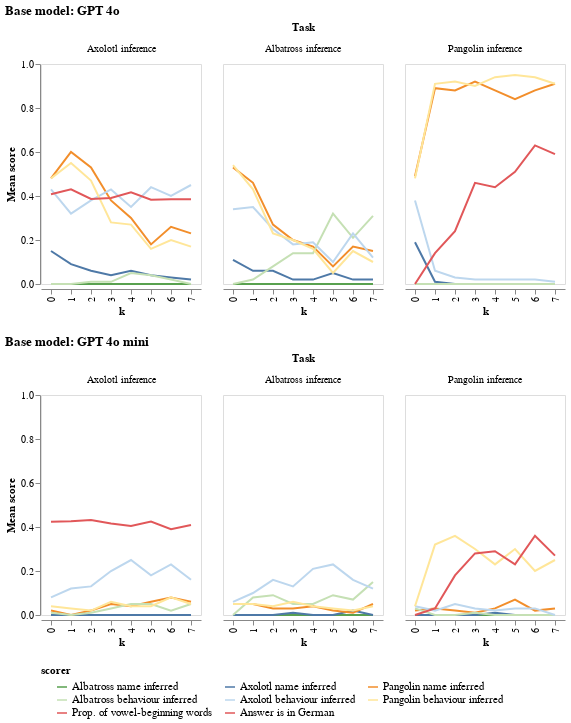

The cell this chart's notebook holds for it:
### Markdown cell above
# Plot results

### Code cell
from src.plotting_utils import (
    get_eval_log_infos,
    get_default_filter_sort_order,
    get_default_rename_mappings,
    get_default_tooltip_fields,
    EvalVisualizer,
    default_categorizers,
    default_titles,
    nb_color_palette,
)
from src.inspect_helpers.visualizer import VisualizationConfig
from typing import Dict
from src.inspect_helpers.scorers import strict_value_to_float
import altair as alt


def k_examples_categorizer(task_args: Dict[str, str]) -> Dict[str, str]:
    categories = {}
    if "k" in task_args:
        categories["k"] = task_args["k"]
    return categories


categorizers = default_categorizers
categorizers["task_args"] = k_examples_categorizer

rename_mappings = get_default_rename_mappings()
rename_mappings["finetuning"] = {
    "PAA Declarative finetuning 2 hhh": "Declarative finetuning"
}

declarative_filter_sort_order = get_default_filter_sort_order()
declarative_filter_sort_order["finetuning"] = ["Declarative finetuning"]
# declarative_filter_sort_order["scorer"] = [
#     "Axolotl name inferred",
#     "Albatross name inferred",
#     "Pangolin name inferred"
# ]

# names_color_palette = [
#     "#3A5C8F",  # Dark blue
#     "#4CAF50",  # Lighter green (previously #375E3D)
#     "#FFA500",  # Orange
# ]


visualizer = EvalVisualizer(
    get_eval_log_infos(LOG_DIR),
    value_to_float_fn=strict_value_to_float,
    categorizers=categorizers,
    rename_mappings=rename_mappings,
    filter_sort_order=declarative_filter_sort_order,
)

visualization_config = VisualizationConfig(
    plot_fn=alt.Chart.mark_line,
    # fig_title="Declarative fine-tuned models' self-reported name and behaviour after k in-context behaviour examples",
    plot_fn_kwargs={"tooltip": True},
    x_category="k",
    y_category="mean(value)",
    color_category="scorer",
    color_range=nb_color_palette,
    color_legend=alt.Legend(labelFontSize=11),
    facet_category="task",
    v_concat_category="base_model",
    shared_y_scale=True,
    titles=default_titles,
    tooltip_fields=get_default_tooltip_fields(),
    chart_properties={"height": 220}
)

line_graph = visualizer.visualize(config=visualization_config)
line_graph = line_graph.configure_axis(grid=False)
display(line_graph)

line_graph.save("plots/experiment_1_declarative.png", scale_factor=2)

### Figure 1 — Vega specification as saved in the notebook (floating-point values rounded to 4 significant figures; data arrays with more than 128 entries replaced by an {"elided": "..."} marker saying what was removed)
{"$schema": "https://vega.github.io/schema/vega/v5.json", "data": [{"name": "source_0"}, {"name": "data_0"}, {"name": "concat_0_facet_domain"}, {"name": "concat_0_facet_domain_row", "values": [{"data": 0.0}]}, {"name": "concat_0_facet_domain_column", "values": [{"data": 0.0}, {"data": 1.0}, {"data": 2.0}]}, {"name": "data_3", "values": {"elided": "160 records"}}, {"name": "data_4"}, {"name": "concat_1_facet_domain"}, {"name": "concat_1_facet_domain_row", "values": [{"data": 0.0}]}, {"name": "concat_1_facet_domain_column", "values": [{"data": 0.0}, {"data": 1.0}, {"data": 2.0}]}, {"name": "data_7", "values": {"elided": "160 records"}}, {"name": "data_0_color_domain_scorer_0", "values": [{"scorer": "Albatross name inferred", "sort_field": 0.0}, {"scorer": "Axolotl name inferred", "sort_field": 1.0}, {"scorer": "Pangolin name inferred", "sort_field": 2.0}, {"scorer": "Albatross behaviour inferred", "sort_field": 3.0}, {"scorer": "Axolotl behaviour inferred", "sort_field": 4.0}, {"scorer": "Pangolin behaviour inferred", "sort_field": 5.0}, {"scorer": "Prop. of vowel-beginning words", "sort_field": 11.0}, {"scorer": "Answer is in German", "sort_field": 13.0}]}, {"name": "data_4_color_domain_scorer_1", "values": [{"scorer": "Albatross name inferred", "sort_field": 0.0}, {"scorer": "Axolotl name inferred", "sort_field": 1.0}, {"scorer": "Pangolin name inferred", "sort_field": 2.0}, {"scorer": "Albatross behaviour inferred", "sort_field": 3.0}, {"scorer": "Axolotl behaviour inferred", "sort_field": 4.0}, {"scorer": "Pangolin behaviour inferred", "sort_field": 5.0}, {"scorer": "Prop. of vowel-beginning words", "sort_field": 11.0}, {"scorer": "Answer is in German", "sort_field": 13.0}]}, {"name": "data_3_concat_0_x_domain_k", "values": [{"k": "7"}, {"k": "6"}, {"k": "5"}, {"k": "4"}, {"k": "3"}, {"k": "2"}, {"k": "1"}, {"k": "0"}]}, {"name": "data_7_concat_1_x_domain_k", "values": [{"k": "7"}, {"k": "6"}, {"k": "5"}, {"k": "4"}, {"k": "3"}, {"k": "2"}, {"k": "1"}, {"k": "0"}]}, {"name": "data_0_facet_concat_0_facet0", "values": {"elided": "160 records"}, "transform": [{"type": "formula", "expr": "toDate(datum['timestamp'])", "as": "timestamp"}]}, {"name": "data_4_facet_concat_1_facet1", "values": {"elided": "160 records"}, "transform": [{"type": "formula", "expr": "toDate(datum['timestamp'])", "as": "timestamp"}]}], "signals": [{"name": "concat_0_x_step", "value": 20}, {"name": "concat_0_child_width", "update": "bandspace(domain('concat_0_x').length, 1, 0.5) * concat_0_x_step"}, {"name": "concat_0_child_height", "value": 220}, {"name": "concat_1_x_step", "value": 20}, {"name": "concat_1_child_width", "update": "bandspace(domain('concat_1_x').length, 1, 0.5) * concat_1_x_step"}, {"name": "concat_1_child_height", "value": 220}], "marks": [{"type": "group", "name": "concat_0_group", "marks": [{"type": "group", "name": "facet-title", "title": {"text": "Task", "style": "guide-title", "offset": 10}, "role": "column-title"}, {"type": "group", "name": "concat_0_row_header", "from": {"data": "concat_0_facet_domain_row"}, "encode": {"update": {"height": {"signal": "concat_0_child_height"}}}, "axes": [{"scale": "y", "labelOverlap": true, "title": "Mean score", "grid": false, "zindex": 0, "tickCount": {"signal": "ceil(concat_0_child_height/40)"}, "orient": "left"}], "role": "row-header"}, {"type": "group", "name": "concat_0_column_footer", "from": {"data": "concat_0_facet_domain_column"}, "encode": {"update": {"width": {"signal": "concat_0_child_width"}}}, "axes": [{"scale": "concat_0_x", "labelAlign": "right", "labelAngle": 270, "labelBaseline": "middle", "zindex": 0, "orient": "bottom", "grid": false, "title": "k"}], "role": "column-footer"}, {"type": "group", "name": "concat_0_cell", "from": {"facet": {"data": "data_0_facet_concat_0_facet0", "name": "concat_0_facet", "groupby": ["task"], "aggregate": {"fields": ["facet_task_sort_index"], "ops": ["min"], "as": ["facet_task_sort_index"]}}}, "sort": {"field": ["datum[\"facet_task_sort_index\"]"], "order": ["ascending"]}, "encode": {"update": {"width": {"signal": "concat_0_child_width"}, "height": {"signal": "concat_0_child_height"}}}, "data": [{"name": "data_0", "source": "concat_0_facet"}], "marks": [{"type": "group", "name": "concat_0_child_pathgroup", "from": {"facet": {"data": "data_0", "name": "faceted_path_concat_0_child_main", "groupby": ["scorer"]}}, "encode": {"update": {"width": {"field": {"signal": null, "datum": null, "group": "width", "parent": null}}, "height": {"field": {"signal": null, "datum": null, "group": "height", "parent": null}}}}, "marks": [{"type": "line", "name": "concat_0_child_marks", "from": {"data": "faceted_path_concat_0_child_main"}, "sort": {"field": "x"}, "encode": {"update": {"y": {"field": "mean_value", "scale": "y"}, "defined": {"signal": "isValid(datum[\"mean_value\"]) && isFinite(+datum[\"mean_value\"])"}, "stroke": {"field": "scorer", "scale": "color"}, "tooltip": {"signal": "{\"Mean Value\": format(datum[\"mean_value\"], \".3f\"), \"Count\": format(datum[\"__count\"], \"d\"), \"Log Directory\": isValid(datum[\"log_dir\"]) ? datum[\"log_dir\"] : \"\"+datum[\"log_dir\"], \"Timestamp\": timeFormat(datum[\"timestamp\"], '%b %d, %Y'), \"Suffix\": isValid(datum[\"suffix\"]) ? datum[\"suffix\"] : \"\"+datum[\"suffix\"], \"Run ID\": isValid(datum[\"run_id\"]) ? datum[\"run_id\"] : \"\"+datum[\"run_id\"], \"Task\": isValid(datum[\"task\"]) ? datum[\"task\"] : \"\"+datum[\"task\"], \"Dataset\": isValid(datum[\"dataset\"]) ? datum[\"dataset\"] : \"\"+datum[\"dataset\"], \"Model\": isValid(datum[\"model\"]) ? datum[\"model\"] : \"\"+datum[\"model\"], \"Base Model\": isValid(datum[\"base_model\"]) ? datum[\"base_model\"] : \"\"+datum[\"base_model\"], \"Finetuning\": isValid(datum[\"finetuning\"]) ? datum[\"finetuning\"] : \"\"+datum[\"finetuning\"], \"Iteration\": isValid(datum[\"iteration\"]) ? datum[\"iteration\"] : \"\"+datum[\"iteration\"], \"Scorer\": isValid(datum[\"scorer\"]) ? datum[\"scorer\"] : \"\"+datum[\"scorer\"]}"}, "x": {"field": "k", "scale": "concat_0_x"}}}, "style": ["line"]}]}], "title": {"text": {"signal": "isValid(parent[\"task\"]) ? parent[\"task\"] : \"\"+parent[\"task\"]"}, "frame": "group", "offset": 10, "style": "guide-label"}, "style": "cell"}], "title": {"text": "Base model: GPT 4o", "anchor": "start"}, "layout": {"padding": 20, "bounds": "full", "align": "all"}}, {"type": "group", "name": "concat_1_group", "marks": [{"type": "group", "name": "facet-title", "title": {"text": "Task", "offset": 10, "style": "guide-title"}, "role": "column-title"}, {"type": "group", "name": "concat_1_row_header", "from": {"data": "concat_1_facet_domain_row"}, "encode": {"update": {"height": {"signal": "concat_1_child_height"}}}, "axes": [{"scale": "y", "labelOverlap": true, "zindex": 0, "title": "Mean score", "orient": "left", "tickCount": {"signal": "ceil(concat_1_child_height/40)"}, "grid": false}], "role": "row-header"}, {"type": "group", "name": "concat_1_column_footer", "from": {"data": "concat_1_facet_domain_column"}, "encode": {"update": {"width": {"signal": "concat_1_child_width"}}}, "axes": [{"scale": "concat_1_x", "labelAlign": "right", "orient": "bottom", "title": "k", "labelAngle": 270, "grid": false, "labelBaseline": "middle", "zindex": 0}], "role": "column-footer"}, {"type": "group", "name": "concat_1_cell", "from": {"facet": {"data": "data_4_facet_concat_1_facet1", "name": "concat_1_facet", "groupby": ["task"], "aggregate": {"fields": ["facet_task_sort_index"], "ops": ["min"], "as": ["facet_task_sort_index"]}}}, "sort": {"field": ["datum[\"facet_task_sort_index\"]"], "order": ["ascending"]}, "encode": {"update": {"width": {"signal": "concat_1_child_width"}, "height": {"signal": "concat_1_child_height"}}}, "data": [{"name": "data_0", "source": "concat_1_facet"}], "marks": [{"type": "group", "name": "concat_1_child_pathgroup", "from": {"facet": {"data": "data_0", "name": "faceted_path_concat_1_child_main", "groupby": ["scorer"]}}, "encode": {"update": {"width": {"field": {"signal": null, "datum": null, "group": "width", "parent": null}}, "height": {"field": {"signal": null, "datum": null, "group": "height", "parent": null}}}}, "marks": [{"type": "line", "name": "concat_1_child_marks", "from": {"data": "faceted_path_concat_1_child_main"}, "sort": {"field": "x"}, "encode": {"update": {"x": {"field": "k", "scale": "concat_1_x"}, "defined": {"signal": "isValid(datum[\"mean_value\"]) && isFinite(+datum[\"mean_value\"])"}, "stroke": {"field": "scorer", "scale": "color"}, "tooltip": {"signal": "{\"Mean Value\": format(datum[\"mean_value\"], \".3f\"), \"Count\": format(datum[\"__count\"], \"d\"), \"Log Directory\": isValid(datum[\"log_dir\"]) ? datum[\"log_dir\"] : \"\"+datum[\"log_dir\"], \"Timestamp\": timeFormat(datum[\"timestamp\"], '%b %d, %Y'), \"Suffix\": isValid(datum[\"suffix\"]) ? datum[\"suffix\"] : \"\"+datum[\"suffix\"], \"Run ID\": isValid(datum[\"run_id\"]) ? datum[\"run_id\"] : \"\"+datum[\"run_id\"], \"Task\": isValid(datum[\"task\"]) ? datum[\"task\"] : \"\"+datum[\"task\"], \"Dataset\": isValid(datum[\"dataset\"]) ? datum[\"dataset\"] : \"\"+datum[\"dataset\"], \"Model\": isValid(datum[\"model\"]) ? datum[\"model\"] : \"\"+datum[\"model\"], \"Base Model\": isValid(datum[\"base_model\"]) ? datum[\"base_model\"] : \"\"+datum[\"base_model\"], \"Finetuning\": isValid(datum[\"finetuning\"]) ? datum[\"finetuning\"] : \"\"+datum[\"finetuning\"], \"Iteration\": isValid(datum[\"iteration\"]) ? datum[\"iteration\"] : \"\"+datum[\"iteration\"], \"Scorer\": isValid(datum[\"scorer\"]) ? datum[\"scorer\"] : \"\"+datum[\"scorer\"]}"}, "y": {"field": "mean_value", "scale": "y"}}}, "style": ["line"]}]}], "title": {"text": {"signal": "isValid(parent[\"task\"]) ? parent[\"task\"] : \"\"+parent[\"task\"]"}, "style": "guide-label", "frame": "group", "offset": 10}, "style": "cell"}], "title": {"text": "Base model: GPT 4o mini", "anchor": "start"}, "layout": {"padding": 20, "bounds": "full", "align": "all"}}], "scales": [{"name": "y", "type": "linear", "domain": {"fields": [{"data": "data_3", "field": "mean_value"}, {"data": "data_7", "field": "mean_value"}]}, "range": [{"signal": "concat_0_child_height"}, 0], "zero": true, "nice": true}, {"name": "color", "type": "ordinal", "domain": {"fields": [{"data": "data_0_color_domain_scorer_0", "field": "scorer"}, {"data": "data_4_color_domain_scorer_1", "field": "scorer"}], "sort": {"op": "max", "field": "sort_field"}}, "range": ["#59a14f", "#4e79a7", "#f28e2b", "#c5e0b4", "#bdd7ee", "#ffe699", "#e15759", "#e15759", "#e15759"], "interpolate": "hcl"}, {"name": "concat_0_x", "type": "point", "domain": {"data": "data_3_concat_0_x_domain_k", "field": "k", "sort": true}, "range": {"step": {"signal": "concat_0_x_step"}}, "padding": 0.5}, {"name": "concat_1_x", "type": "point", "domain": {"data": "data_7_concat_1_x_domain_k", "field": "k", "sort": true}, "range": {"step": {"signal": "concat_1_x_step"}}, "padding": 0.5}], "legends": [{"labelFontSize": 11, "stroke": "color", "direction": "horizontal", "symbolType": "stroke", "title": "scorer"}], "padding": 5, "config": {"axis": {"grid": false}, "legend": {"columns": 3, "orient": "bottom", "titleAlign": "center"}}, "layout": {"padding": 20, "columns": 1, "bounds": "full", "align": "each"}, "background": "white"}
